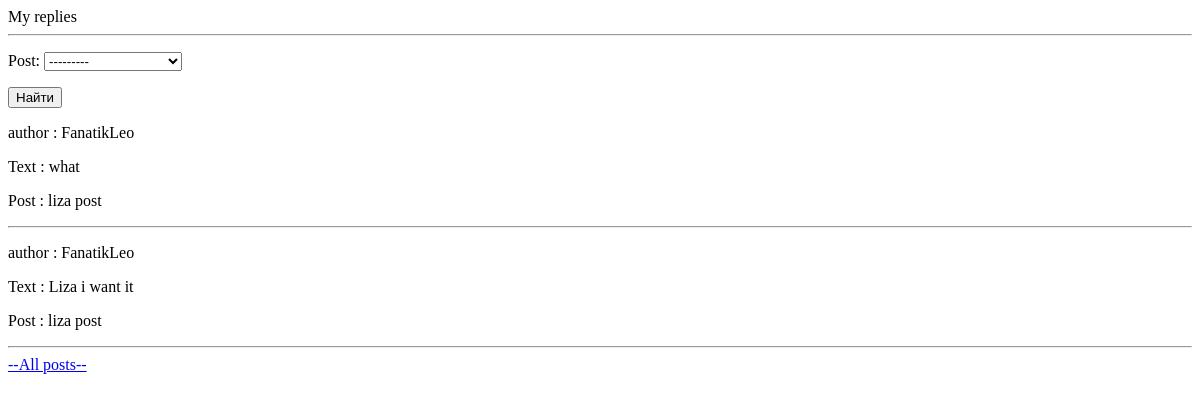
/bulletin_board_app/replies/ (signed in), run on an earlier commit of the app's database.
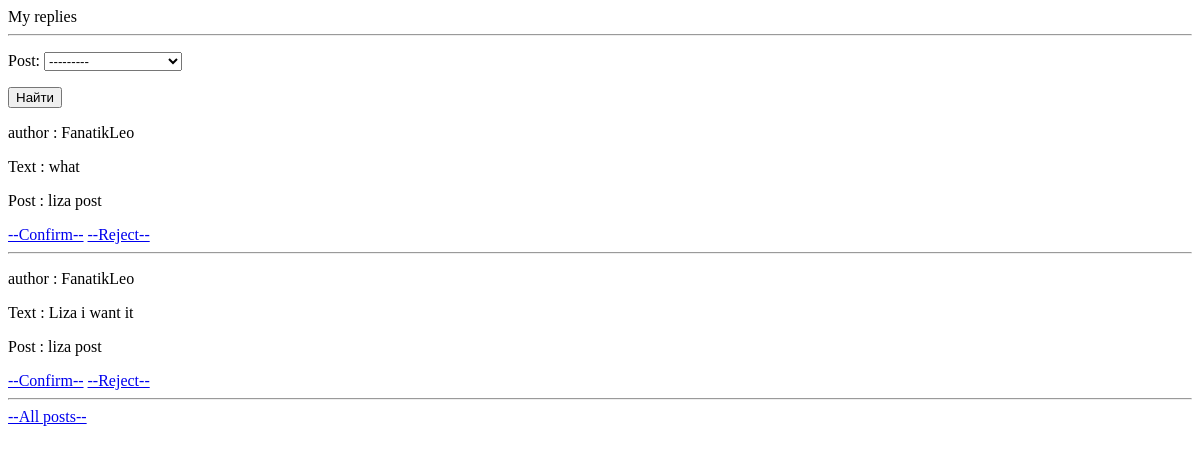
And on a later commit of the database.
### bulletin_board_app/models.py (models this page shows, shortened)
class Reply(models.Model):
    author = models.ForeignKey(User, on_delete=models.CASCADE)
    text = models.TextField()
    post = models.ForeignKey(Post, on_delete=models.CASCADE)
    status = models.IntegerField(choices=((0, 'Not considered'), (1, 'Accept'), (2, 'Reject')), default=0,)
    class Meta:
        verbose_name = 'Reply'
        verbose_name_plural = 'Replies'

class Post(models.Model):
    TYPE = (
        ('tank', 'Танки'),
        ('heal', 'Хилы'),
        ('dd', 'ДД'),
        ('trader', 'Торговцы'),
        ('gildmaster', 'Гилдмастеры'),
        ('questgiver', 'Квестгиверы'),
        ('blacksmith', 'Кузнецы'),
        ('tanner', 'Кожевники'),
        ('potionmaster', 'Зельевары'),
        ('spellmaster', 'Мастера заклинаний'),
    )
    author = models.ForeignKey(User, on_delete=models.CASCADE)
    title = models.CharField(max_length=64)
    text = models.TextField()
    category = models.CharField(max_length=12, choices=TYPE, default='tank')
    upload = models.FileField(upload_to='uploads/')
    def __str__(self):
        return f'{self.title}'

### bulletin_board_app/views.py (the view)
# urls.py: path('replies/', ReplyList.as_view(), name='reply_list'),
class ReplyList(ListView):
    model = Reply
    template_name = 'replies.html'
    context_object_name = 'replies'
    def get_queryset(self):
        queryset = Reply.objects.filter(post__author=self.request.user)
        self.filterset = ReplyFilter(self.request.GET, queryset)
        return self.filterset.qs
    def get_context_data(self, **kwargs):
        context = super().get_context_data(**kwargs)
        context['filterset'] = self.filterset
        return context

### bulletin_board_app/templates/replies.html
<html>
<head></head>
<body>
My replies
<hr>
   <form action="" method="get">
       {{ filterset.form.as_p }}
       <input type="submit" value="Найти" />
   </form>
    {% if replies %}
        {% for reply in replies %}
            {% if reply.status != 2 %}
                <p>author : {{ reply.author}}</p>
                <p>Text : {{ reply.text}}</p>
                <p>Post : {{ reply.post}}</p>
                {% if reply.status != 1 %}
                    <a href="{% url 'confirm_reply' reply.id %}">--Confirm--</a>
                    <a href="{% url 'reject_reply' reply.id %}">--Reject--</a>
                {% endif %}
                <hr>
            {% endif %}
        {% endfor %}
    {% else %}
        There is no replies
    {% endif %}
    <a href="{% url 'post_list' %}">--All posts--</a>
</body>
</html>

What changed in the data, as far as the page shows it:
changed Reply "what": now shows "--Confirm-- --Reject--"
changed Reply "Liza i want it": now shows "--Confirm-- --Reject--"
